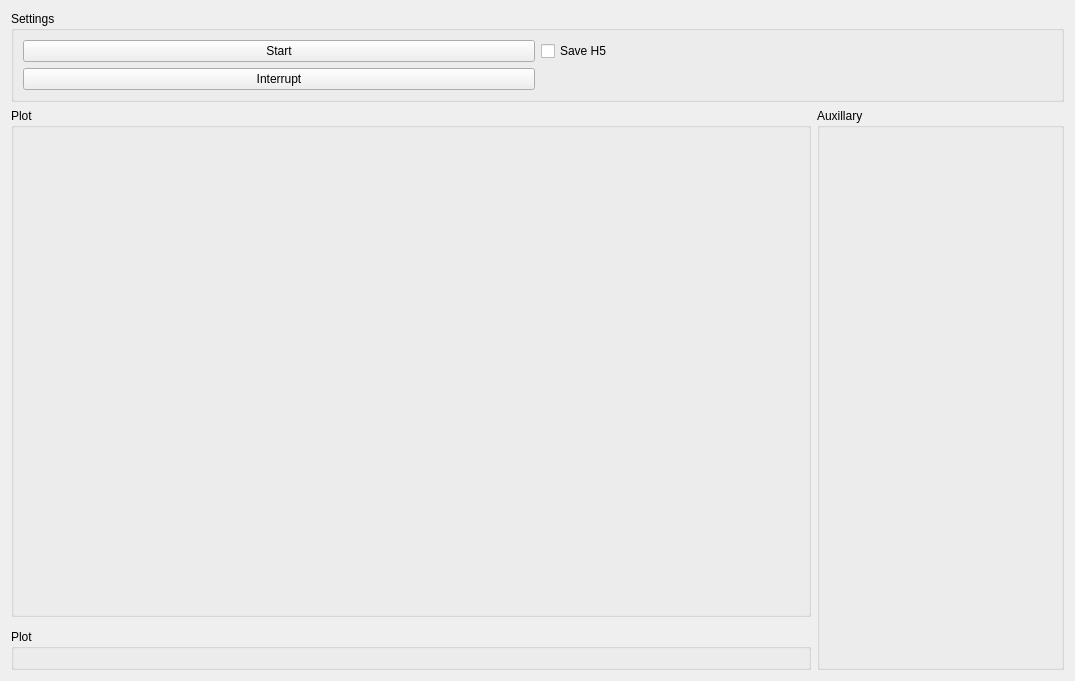
<?xml version="1.0" encoding="UTF-8"?>
<ui version="4.0">
 <class>Form</class>
 <widget class="QWidget" name="Form">
  <property name="geometry">
   <rect>
    <x>0</x>
    <y>0</y>
    <width>1075</width>
    <height>681</height>
   </rect>
  </property>
  <property name="windowTitle">
   <string>Form</string>
  </property>
  <property name="autoFillBackground">
   <bool>false</bool>
  </property>
  <property name="styleSheet">
   <string notr="true"/>
  </property>
  <layout class="QGridLayout" name="gridLayout_2" rowstretch="0,1,0,0">
   <item row="0" column="0" colspan="2">
    <widget class="QGroupBox" name="settings_groupBox">
     <property name="title">
      <string>Settings</string>
     </property>
     <layout class="QGridLayout" name="gridLayout">
      <item row="0" column="0">
       <widget class="QPushButton" name="start_pushButton">
        <property name="text">
         <string>Start</string>
        </property>
       </widget>
      </item>
      <item row="1" column="0">
       <widget class="QPushButton" name="interrupt_pushButton">
        <property name="text">
         <string>Interrupt</string>
        </property>
       </widget>
      </item>
      <item row="0" column="1">
       <widget class="QCheckBox" name="save_h5_checkBox">
        <property name="text">
         <string>Save H5</string>
        </property>
       </widget>
      </item>
     </layout>
    </widget>
   </item>
   <item row="3" column="0">
    <widget class="QGroupBox" name="plot_groupBox">
     <property name="minimumSize">
      <size>
       <width>800</width>
       <height>0</height>
      </size>
     </property>
     <property name="title">
      <string>Plot</string>
     </property>
     <layout class="QVBoxLayout" name="verticalLayout_3"/>
    </widget>
   </item>
   <item row="1" column="1" rowspan="3">
    <widget class="QGroupBox" name="aux_plot_groupBox">
     <property name="sizePolicy">
      <sizepolicy hsizetype="Preferred" vsizetype="Preferred">
       <horstretch>0</horstretch>
       <verstretch>0</verstretch>
      </sizepolicy>
     </property>
     <property name="minimumSize">
      <size>
       <width>200</width>
       <height>0</height>
      </size>
     </property>
     <property name="maximumSize">
      <size>
       <width>400</width>
       <height>16777215</height>
      </size>
     </property>
     <property name="title">
      <string>Auxillary</string>
     </property>
     <layout class="QVBoxLayout" name="verticalLayout"/>
    </widget>
   </item>
   <item row="1" column="0">
    <widget class="QGroupBox" name="camera_groupBox">
     <property name="minimumSize">
      <size>
       <width>800</width>
       <height>0</height>
      </size>
     </property>
     <property name="title">
      <string>Plot</string>
     </property>
     <layout class="QVBoxLayout" name="verticalLayout_2"/>
    </widget>
   </item>
  </layout>
 </widget>
 <resources/>
 <connections/>
</ui>
